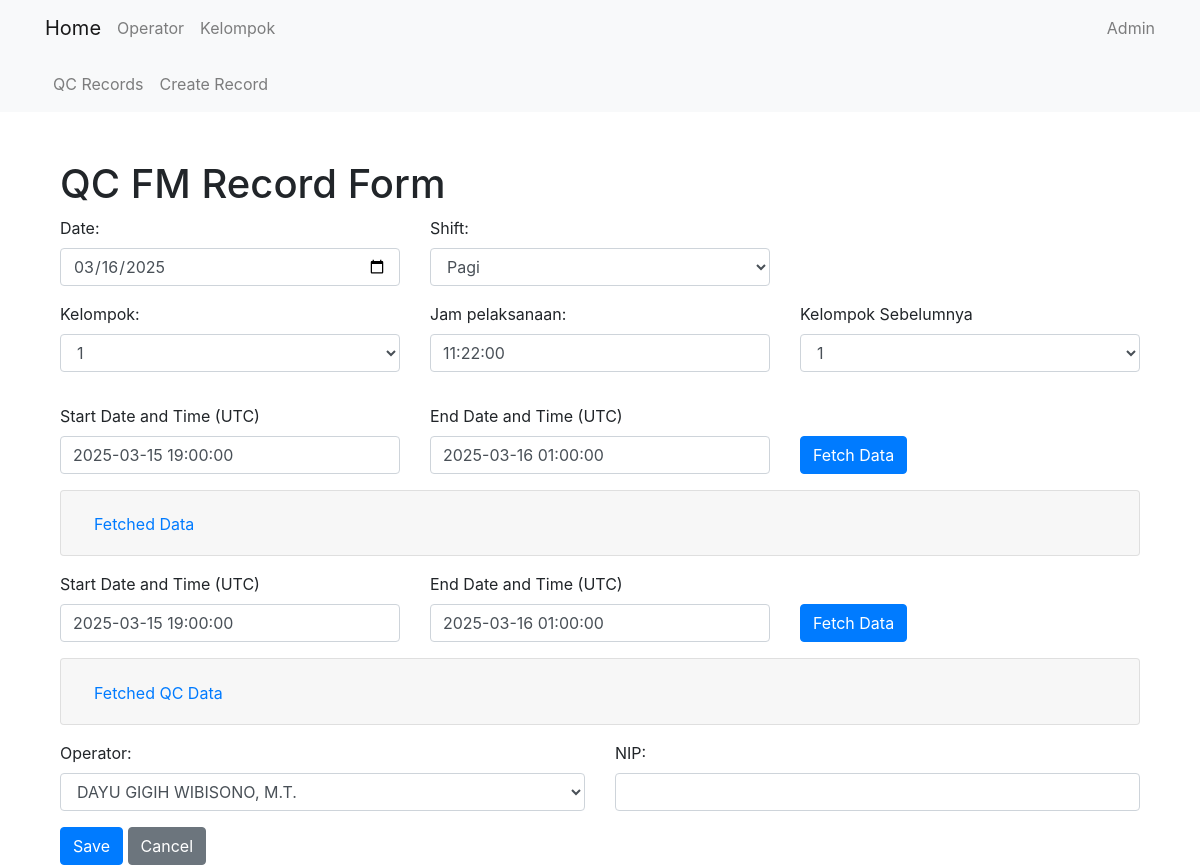
The page /qcfm/update/1/ on the database its author committed.
### qcfm/models.py (models this page shows, shortened)
class QcFmRecord(models.Model):
    date = models.DateField(default=get_default_date)
    qcfm_id = models.CharField(max_length=17, default='0')
    shift = models.CharField(max_length=15, choices=SHIFT, default='P')
    kelompok = models.CharField(max_length=1, choices=KELOMPOK, default='1')
    jam_pelaksanaan = models.TimeField(default=(timezone.now() + timezone.timedelta(hours=7)).replace(second=0, microsecond=0))
    qcfm_prev = models.TextField(default='0')
    qcfm = models.TextField(default='0')
    operator = models.ForeignKey(Operator, on_delete=models.CASCADE)
    NIP = models.CharField(max_length=18, default='0', blank=True, null=True)
    event_indonesia = models.IntegerField(default=0)
    event_luar = models.IntegerField(default=0)
    kel_sebelum = models.CharField(max_length=1, choices=KELOMPOK, default='1')

### qcfm/views.py (the view, shortened to what this page needs)
# urls.py: path('update/<int:pk>/', QcFmRecordUpdateView.as_view(), name='qcfmrecord_update'),
class QcFmRecordUpdateView(UpdateView):
    model = QcFmRecord
    form_class = QcFmRecordForm
    template_name = 'qcfm/qcfmrecord_form.html'
    success_url = reverse_lazy('qcfm:qcfmrecord_list')

### qcfm/forms.py
class QcFmRecordForm(forms.ModelForm):
    qcfm_id = forms.CharField()
    class Meta:
        model = QcFmRecord
        fields = '__all__'

### core/models.py (called while the page is built)
    def __str__(self):
        return self.name

### qc/templatetags/form_tags.py (called while the page is built)
@register.filter(name='add_class')
def add_class(field, css_class):
    return field.as_widget(attrs={"class": css_class})

### qcfm/templates/qcfm/qcfmrecord_form.html (shortened to what this page needs)
{% extends 'core/base.html' %}
{% block content %}
<div class="container">
    <h1 class="mt-5">QC FM Record Form</h1>
    <form method="post" class="needs-validation" novalidate>
        {% load form_tags %}
        <div class="form-group row">
            <div class="col-md-4">
                {{ form.date.label_tag }}
                {{ form.date|add_class:"form-control" }}
            </div>
            <div class="col-md-4">
                {{ form.shift.label_tag }}
                {{ form.shift|add_class:"form-control" }}
            </div>
        </div>
        <div class="form-group">
            <div class="row">
                <div class="form-group col-md-4">
                    {{ form.kelompok.label_tag }}
                    {{ form.kelompok|add_class:"form-control" }}
                </div>
                <div class="form-group col-md-4">
                    {{ form.jam_pelaksanaan.label_tag }}
                    {{ form.jam_pelaksanaan|add_class:"form-control" }}
                </div>
                <div class="form-group col-md-4">
                    <label for="{{ form.kel_sebelum.id_for_label }}">Kelompok Sebelumnya</label>
                    {{ form.kel_sebelum|add_class:"form-control" }}
                </div>
            </div>
        </div>
        <div class="form-group">
            <div class="form-group row">
                <div class="col-md-4">
                    <label for="datetime_qcfm_prev_start">Start Date and Time (UTC)</label>
                    <input type="datetime" id="datetime_qcfm_prev_start" class="form-control"
                        value="2024-12-14 00:00:00">
                </div>
                <div class="col-md-4">
                    <label for="datetime_qcfm_prev_end">End Date and Time (UTC)</label>
                    <input type="datetime" id="datetime_qcfm_prev_end" class="form-control"
                        value="2024-12-14 07:00:00">
                </div>
                <div class="col-md-4 d-flex align-items-end">
                    <button type="button" id="fetch_qcfm_prev" class="btn btn-primary align-bottom">Fetch
                        Data</button>
                </div>
            </div>
            <div class="accordion" id="fetchedDataAccordion">
                <div class="card">
                    <div class="card-header" id="headingOne">
                        <h2 class="mb-0">
                            <button class="btn btn-link" type="button" data-toggle="collapse"
                                data-target="#fetchedDataSection" aria-expanded="true"
                                aria-controls="fetchedDataSection">
                                Fetched Data
                            </button>
                        </h2>
                    </div>
                </div>
            </div>
        </div>
        <div class="form-group">
            <div class="form-group row">
                <div class="col-md-4">
                    <label for="datetime_qcfm_start">Start Date and Time (UTC)</label>
                    <input type="datetime" id="datetime_qcfm_start" class="form-control"
                        value="2024-12-14 00:00:00">
                </div>
                <div class="col-md-4">
                    <label for="datetime_qcfm_end">End Date and Time (UTC)</label>
                    <input type="datetime" id="datetime_qcfm_end" class="form-control" value="2024-12-14 07:00:00">
                </div>
                <div class="col-md-4 d-flex align-items-end">
                    <button type="button" id="fetch_qcfm" class="btn btn-primary align-bottom">Fetch Data</button>
                </div>
            </div>
            <div class="accordion" id="qcFmDataAccordion">
                <div class="card">
                    <div class="card-header" id="headingTwo">
                        <h2 class="mb-0">
                            <button class="btn btn-link" type="button" data-toggle="collapse"
                                data-target="#qcFmDataSection" aria-expanded="true" aria-controls="qcFmDataSection">
                                Fetched QC Data
                            </button>
                        </h2>
                    </div>
                </div>
            </div>
        </div>
        <div class="form-group row">
            <div class="col-md-6">
                {{ form.operator.label_tag }}
                {{ form.operator|add_class:"form-control" }}
            </div>
            <div class="col-md-6">
                {{ form.NIP.label_tag }}
                {{ form.NIP|add_class:"form-control" }}
            </div>
        </div>
        <button type="submit" class="btn btn-primary">Save</button>
        <button type="button" class="btn btn-secondary"
            onclick="window.location.href='{% url 'qcfm:qcfmrecord_list' %}'">Cancel</button>
    </form>
</div>
{% endblock %}

### rows shown on the page
QcFmRecord: date "03/16/2025", shift "Pagi", kelompok "1", jam_pelaksanaan "11:22:00", kel_sebelum "1", operator "DAYU GIGIH WIBISONO, M.T."
